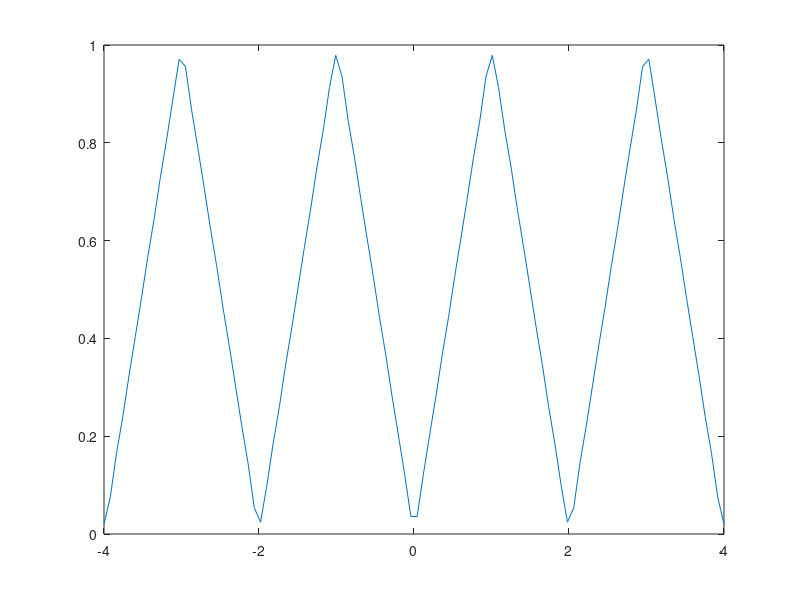

Recreate this plot in MATLAB.
t = linspace(-4,4);
f=zeros(1, length(t));
l = 2;
T = l;
h = 1;
w0 = 2*pi/T;
f=f+h/2;
for k=-10:1:10
    if k==0
        continue
    end
    ak = (2*h/(l*k*w0)^2) * (exp(-1i*k*pi)*(1i*k*pi+1)+exp(1i*k*pi)*(-1i*k*pi+1)-2);
    f=f+ak*exp(1i*k*w0.*t);
end
plot(t,f)